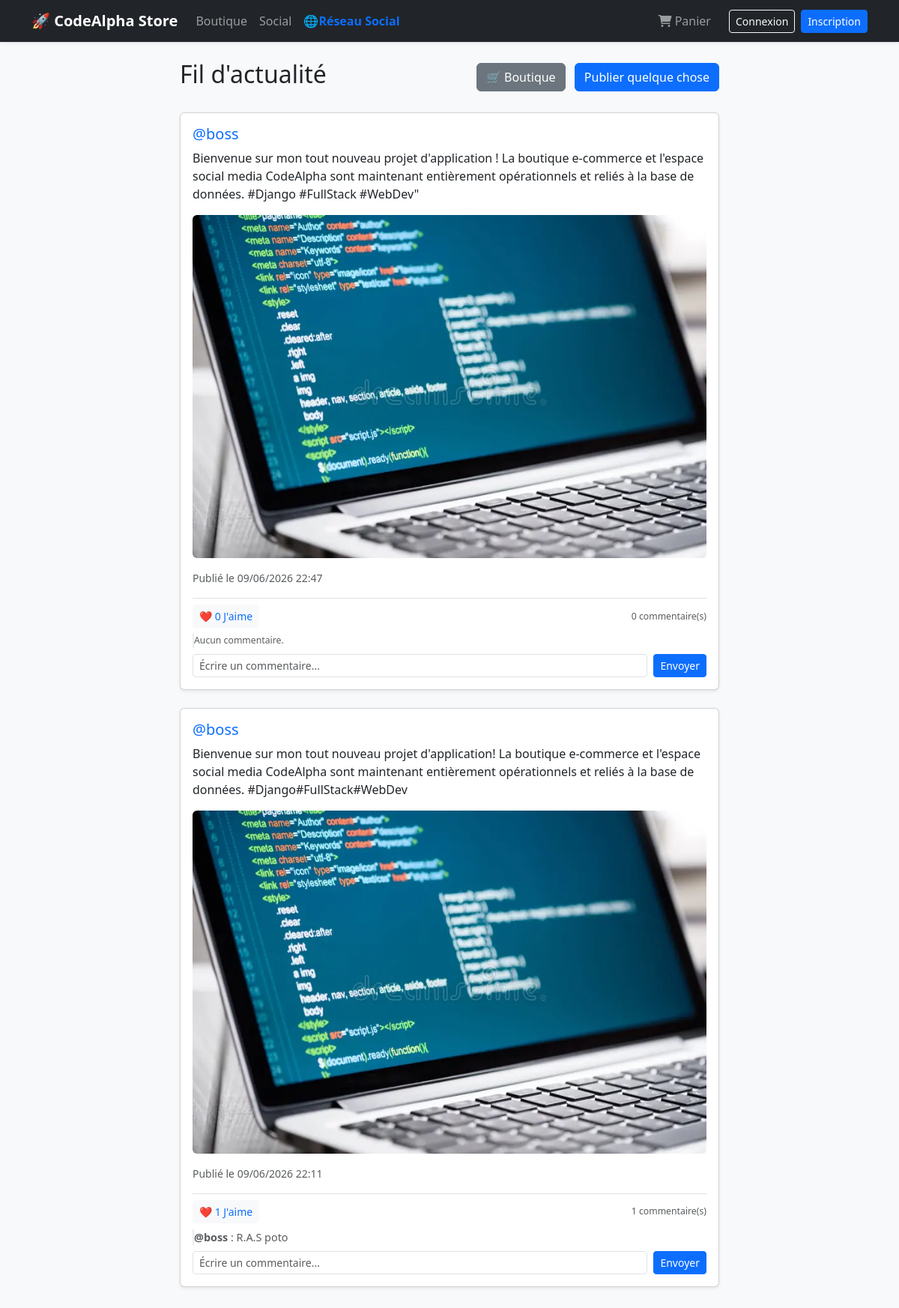
The app's page /social/ with its own data.
### social/models.py (models this page shows, shortened)
class Post(models.Model):
    author = models.ForeignKey(User, on_delete=models.CASCADE, related_name='social_posts')
    content = models.TextField()
    image = models.ImageField(upload_to='social_posts/', blank=True, null=True)
    created_at = models.DateTimeField(auto_now_add=True)

class Comment(models.Model):
    post = models.ForeignKey(Post, on_delete=models.CASCADE, related_name='comments')
    author = models.ForeignKey(User, on_delete=models.CASCADE)
    content = models.TextField()
    created_at = models.DateTimeField(auto_now_add=True)

### social/views.py (the view)
# urls.py: path('', views.home_feed, name='home_feed'),
def home_feed(request):
    posts = Post.objects.all().order_by('-created_at')
    return render(request, 'social/feed.html', {'posts': posts})

### social/templates/social/feed.html (shortened to what this page needs)
{% extends 'shop/base.html' %}
{% block content %}
<div class="container mt-4">
    <div class="row justify-content-center">
        <div class="col-md-8">
        <div class="d-flex justify-content-between align-items-center mb-4">
    <h2>Fil d'actualité</h2>
    <div>
        <a href="{% url 'product_list' %}" class="btn btn-secondary me-2">🛒 Boutique</a>
        <a href="{% url 'create_post' %}" class="btn btn-primary">Publier quelque chose</a>
    </div>
</div>
            {% for post in posts %}
                <div class="card shadow-sm mb-4">
                    <div class="card-body">
                        <h5 class="card-title">
                            <a href="{% url 'user_profile' post.author.username %}" class="text-decoration-none text-primary">@{{ post.author.username }}</a>
                        </h5>
                        <p class="card-text">{{ post.content }}</p>
                        {% if post.image %}
                            <img src="{{ post.image.url }}" class="img-fluid rounded mb-3" alt="Image de publication">
                        {% endif %}
                        <div class="text-muted small">
                            Publié le {{ post.created_at|date:"d/m/Y H:i" }}
        <div class="mt-3 pt-2 border-top">
             <div class="d-flex justify-content-between align-items-center mb-2">
                 <a href="{% url 'like_post' post.id %}" class="btn btn-light btn-sm text-primary">
                    ❤️ {{ post.likes.count }} J'aime
                 </a>
                 <small class="text-muted">{{ post.comments.count }} commentaire(s)</small>
             </div>
        <div class="comments-list my-2 pl-2" style="border-left: 2px solid #e9ecef;">
            {% for comment in post.comments.all %}
                <div class="mb-1" style="font-size: 0.9rem;">
                    <strong>@{{ comment.author.username }}</strong> : {{ comment.content }}
                </div>
            {% empty %}
                <small class="text-muted d-block">Aucun commentaire.</small>
            {% endfor %}
        </div>
        <form action="{% url 'add_comment' post.id %}" method="POST" class="d-flex mt-2">
            <input type="text" name="content" class="form-control form-control-sm me-2" placeholder="Écrire un commentaire..." required>
            <button type="submit" class="btn btn-primary btn-sm">Envoyer</button>
        </form>
    </div>
                        </div>
                    </div>
                </div>
            {% empty %}
                <div class="alert alert-info text-center">Aucune publication pour le moment. Soyez le premier !</div>
            {% endfor %}
        </div>
    </div>
</div>
{% endblock %}

### records on screen
Post: author.username "boss", content "Bienvenue sur mon tout nouveau projet d'application ! La boutique e-commerce et l'espace social media CodeAlpha sont maintenant entièrement opérationnels et reliés à la base de données. #Django #FullStack #WebDev\"", image (picture), created_at "09/06/2026 22:47", likes.count "0", comments.count "0"
Post: author.username "boss", content "Bienvenue sur mon tout nouveau projet d'application! La boutique e-commerce et l'espace social media CodeAlpha sont maintenant entièrement opérationnels et reliés à la base de données. #Django#FullStack#WebDev", image (picture), created_at "09/06/2026 22:11", likes.count "1", comments.count "1"
Comment: author.username "boss", content "R.A.S poto"
